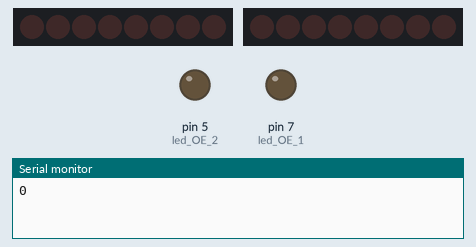
This sketch was run on a simulated Arduino Uno, built with avr-gcc and run on an emulated ATmega328P. Shown: 2 × 8 shift-register outputs drawn as a row of LEDs (first output left, lit = HIGH), output pins drawn as LEDs (lit = HIGH), the last lines printed to the serial monitor. Wiring (inferred from the names in the program): 2 × shift register (74HC595): data pin 10, shift clock pin 9, latch pin 8 / data pin 4, shift clock pin 3, latch pin 2. Wiring (inferred from the signals the program sends): 2 × row of LEDs: on Q0, Q1, Q2, Q3, Q4, Q5, Q6, Q7 / on Q0, Q1, Q2, Q3, Q4, Q5, Q6, Q7. Pins used as bus, display or sensor lines are not drawn.

Above: at 0.2 s.
At 1.0 s:
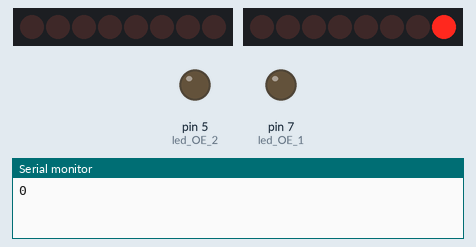
At 16.2 s:
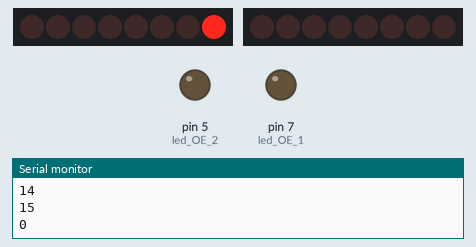
At 19.7 s:
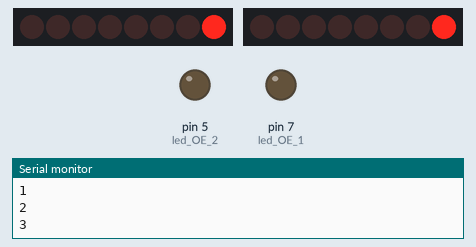
Timing chart, 0 to 20.8 s (numbered marks = the images above):
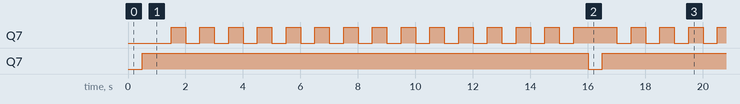

Measured:
- by itself, Q7: moves between LOW and HIGH, repeating every 16.0 s
- by itself, Q7: alternates HIGH for 15.5 s and LOW for 0.50 s
- by itself, everything shown: repeats every 16.0 s, in 32 steps

The sketch:

A2.ino
```cpp
#include <Wire.h>

#define debugMode true

const int id = 20;

const int led_S_1 = 10;
const int led_CLK_1 = 9;
const int led_LE_1 = 8;
const int led_OE_1 = 7;

const int led_S_2 = 4;
const int led_CLK_2 = 3;
const int led_LE_2 = 2;
const int led_OE_2 = 5;

const int ledStateCount = 32;
const int ledState2ndHalf = 16;
const int msgSize = 16;
byte ledMsgState[msgSize];
byte ledState[32];
const int backlightInd[14] = {0,6,8,10,13,15,16,18,20,22,25,26,28,31};
const int indicateIndex[15] = {1,4,7,9,11,12,14,17,19,21,23,24,27,29,30};

bool backlight = true;

int stateA = 0;
int stateB = 0;

void setup() {
  Wire.begin(id);
  pinSetup();

  if (debugMode) {
    Serial.begin(9600);
  }
}

void loop() {
//  GetLEDState();
//  SendLEDState();
  SendLEDState_Test();
}

void SendLEDState() {
  CalcShiftInteger(true);
  CalcShiftInteger(false);
  ShiftLEDs(true, stateA);
  ShiftLEDs(false, stateB);
}

void SendLEDState_Test() {
  for (byte i = 0; i < 16; i++) {
    Serial.println(i);
    ShiftLEDs(true, i);
    delay(500);
    ShiftLEDs(false, i);
    delay(500);
  }
}

void GetLEDState() {
  // Read from I2C bus...
  // Still not sure how im gonna do it.
  // Maybe i should just send the bytes pre-calc-ed.
  for (int i = 0; i < msgSize; i++) {
    if (Wire.available()) {
      ledMsgState[i] = Wire.read();
    }
  }
}

void CalcShiftInteger(bool isFirst) {
  if (isFirst) {
    stateA = 0;
    for (int i = 0; i < ledState2ndHalf; i++) {
      stateA += (1 << i) * ledState[i];
    }
  } else {
    stateB = 0;
    for (int i = ledState2ndHalf; i < ledStateCount; i++) {
      stateB += (1 << i) * ledState[i];
    }
  }
}

void SetBacklightLEDs(bool state) {
  for (int i = 0; i < sizeof(backlightInd); i++) {
    ledState[backlightInd[i]] = state;
  }
}

void ShiftLEDs(byte data, bool isFirst) {
  if (isFirst) {
    digitalWrite(led_OE_1, HIGH);
    digitalWrite(led_LE_1, HIGH);
    shiftOut(led_S_1, led_CLK_1, LSBFIRST, data);
    digitalWrite(led_LE_1, LOW);
    digitalWrite(led_OE_1, LOW);
  } else {
    digitalWrite(led_OE_2, HIGH);
    digitalWrite(led_LE_2, HIGH);
    shiftOut(led_S_2, led_CLK_2, LSBFIRST, data);
    digitalWrite(led_LE_2, LOW);
    digitalWrite(led_OE_2, LOW);
  }
}

void pinSetup() {
  pinMode(led_S_1, OUTPUT);
  pinMode(led_CLK_1, OUTPUT);
  pinMode(led_LE_1, OUTPUT);
  pinMode(led_OE_1, OUTPUT);

  pinMode(led_S_2, OUTPUT);
  pinMode(led_CLK_2, OUTPUT);
  pinMode(led_LE_2, OUTPUT);
  pinMode(led_OE_2, OUTPUT);
}
```
